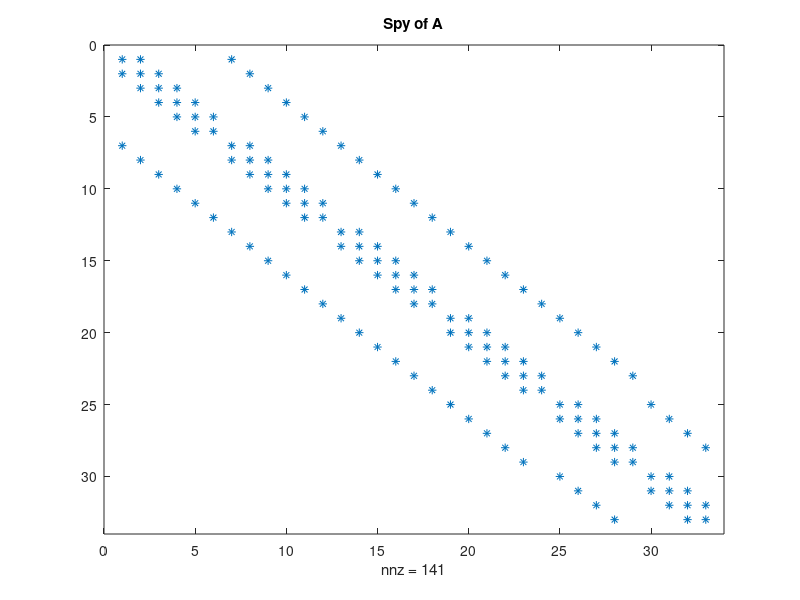

Here is the MATLAB script that generated this plot: (Note: this script raises an error after producing the figure.)
format long
format compact

%%
% Storage and Solution
% Full Storage
load full_storage
spy(A)
title('Spy of A')

% Full Storage (solved using Cholesky)
[temperatures, full_flops, ~] = full_storage_solution;
visualisation(temperatures, 'Full Storage Solution')

% Packed Storage (solved using Cholesky) 
[temperatures, packed_flops, ~, A_packed] =  packed_storage_solution;
visualisation(temperatures, 'Packed Storage Solution')

[temperatures, band_flops, ~, A_RCM, A_band, cholBand] = band_storage_solution;
% Banded Storage (solved using Cholesky)
visualisation(temperatures, 'Band Storage Solution')
figure
spy(A_band)
title('A$_\mathrm{Band}$', 'Interpreter', 'latex')
figure
spy(cholBand)
title('chol(A$_\mathrm{Band}$)', 'Interpreter', 'latex')
figure
spy(A_RCM)
title('A$_\mathrm{RCM}$', 'Interpreter', 'latex')
% Sparse Storage (solved using Cholesky)
%%
[temperatures, sparse_flops, ~, A_sparse, sparseBand] = sparse_storage_solution;
visualisation(temperatures, 'Sparse Storage Solution')
figure
spy(A_sparse)
title('A$_\mathrm{Sparse}$', 'Interpreter', 'latex')
figure
spy(sparseBand)
title('chol(A$_\mathrm{Sparse}$)', 'Interpreter', 'latex')
%%
% CSR Storage (solved using Jacobi)
[temperatures, JacobiFlops, ~, jacobi_k, jacobi_res] = jacobi_solution;
visualisation(temperatures, 'Jacobi Solution')

% CSR Storage (solved using Gauss Seidel)
[temperatures, GaussFlops, ~, gs_k, gs_res] = gauss_seidel_solution;
visualisation(temperatures, 'Gauss Seidel Solution')

% CSR Storage (solved using Conjugate Gradient)
[temperatures, ConjugateFlops, ~, conjugate_k, conjugate_res] = conjugate_gradient_solution;
visualisation(temperatures, 'Conjugate Gradient Solution')

% CSR Storage (solved using SOR)
[temperatures, SORFlops, ~, SOR_k, SOR_res] = SOR_solution;
visualisation(temperatures, 'SOR Solution')

%%
%Efficiency Comparison
%Memory
S = whos('A', 'A_packed', 'A_band', 'A_sparse');
Direct_Method_Bytes = [S(1).bytes, S(2).bytes, S(3).bytes, S(4).bytes];
figure
bar(Direct_Method_Bytes)
title('Storage Size in Bytes for Direct Methods', 'Interpreter', 'latex')
xtickangle(45)
set(gca,'xticklabel',{'Full Storage', 'Packed Storage', 'Band Store', 'Sparse Storage'})
text(1:length(Direct_Method_Bytes),Direct_Method_Bytes,num2str(Direct_Method_Bytes'),'vert','top','horiz','center');
%%
%Iterations
NumberIterations = [jacobi_k, gs_k, conjugate_k, SOR_k];
figure
bar(NumberIterations)
title('Number of Iterations for Iterative Methods', 'Interpreter', 'latex')
xtickangle(45)
set(gca,'xticklabel',{'Jacobi', 'Gauss Seidel', 'Conjugate Gradiant', 'SOR'})
text(1:length(NumberIterations),NumberIterations,num2str(NumberIterations'),'vert','top','horiz','center')
%%
%Average runtime
runtimes = AverageRunTime;
figure
bar(runtimes)
title('Average run time for direct methods (in seconds)')
xtickangle(45)
set(gca, 'xticklabel', {'Full Solution', 'Packed Solution', 'Band Solution', 'Sparse Solution', 'Jacobi Solution', 'Gauss-Seidel Solution', 'Conjugate Gradient Solution', 'SOR Solution'})
text(1:length(runtimes'),runtimes',num2str(runtimes),'vert','bottom','horiz','center'); 
%%
%Floating Point Operations
NumberFlops = [full_flops, packed_flops, band_flops, sparse_flops, ...
    JacobiFlops, GaussFlops, ConjugateFlops, SORFlops];
figure
bar(NumberFlops)
title('Number of Flops for Direct and Iterative Methods', 'Interpreter', 'latex')
xtickangle(45)
set(gca,'xticklabel',{'Full Storage Flops', 'Packed Storage Flops',...
    'Band Storage Flops', 'Sparse Storage Flops', 'Jacobi Iteration Flops',...
    'Gauss Seidel Iteration Flops', 'Conjugate Gradient Iteration Flops', 'SOR Iteration Flops'})
text(1:length(NumberFlops),NumberFlops,num2str(NumberFlops'),'vert','top','horiz','center'); 
%%

figure
hold on
set(gca, 'Yscale', 'log');
ylim([1e-6 10]);
plot(0:jacobi_k, jacobi_res, 'b.');
plot(0:gs_k, gs_res, 'g.');
plot(0:conjugate_k, conjugate_res, 'r.');
plot(0:SOR_k, SOR_res, 'y.');
title('Residual Norm', 'Interpreter', 'latex')
set(gca,'TickLabelInterpreter','latex')

lgd = legend('Jacobi', 'Gauss-Seidel', 'SOR(optimal $\omega$)', 'Conjugate gradient');
lgd.Interpreter = 'latex';

ylabel('$||b-A*x^{(k)}|| / ||b||$', 'Interpreter','latex')
xlabel('k', 'Interpreter','latex')

%Tolerance
tolVec = [1e-10, 1e-5, 1e-3, 2e-3, 1e-2, 1e-1, 0.5, 1];
tolerance_efficiency(A, b, tolVec)

%Effect of w on the rate of convergence of the SOR method.
w_efficiency(A, b)